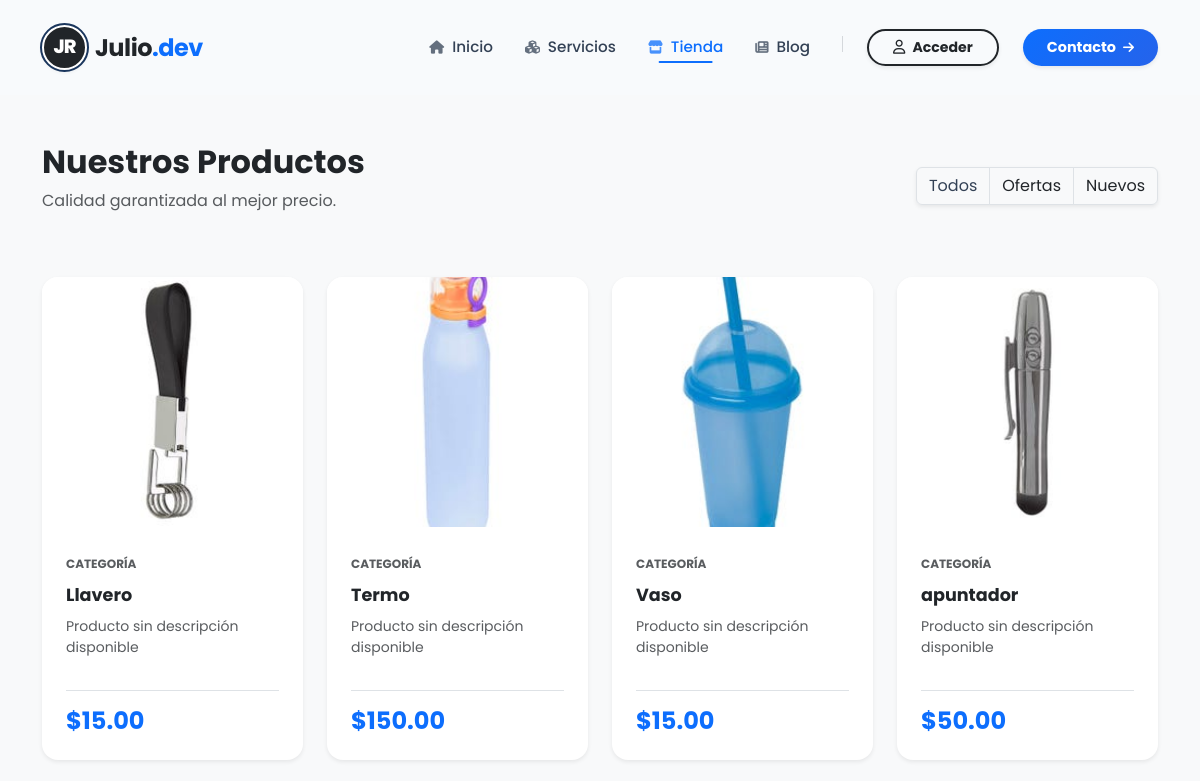
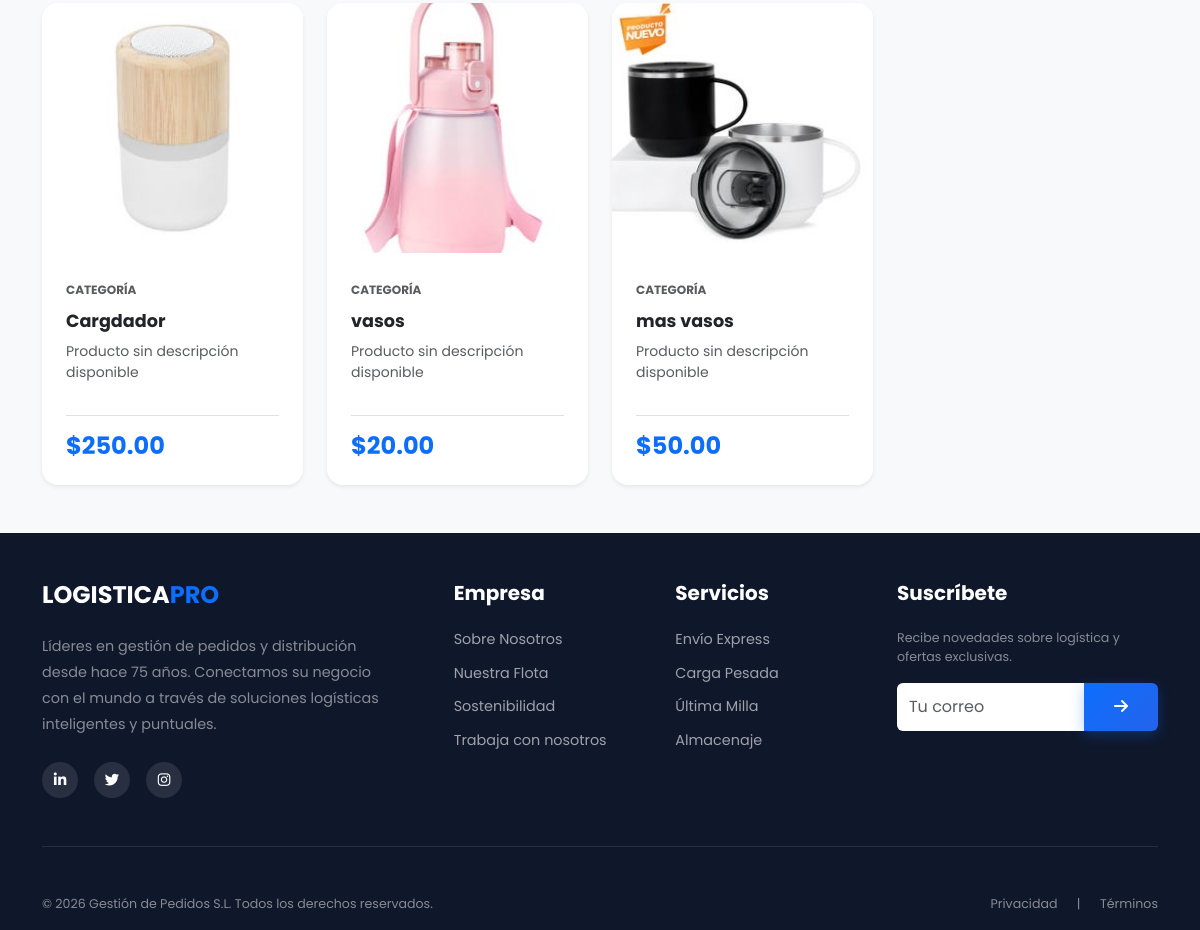
The app's page /tienda/, older data (2 pictures, top to bottom).
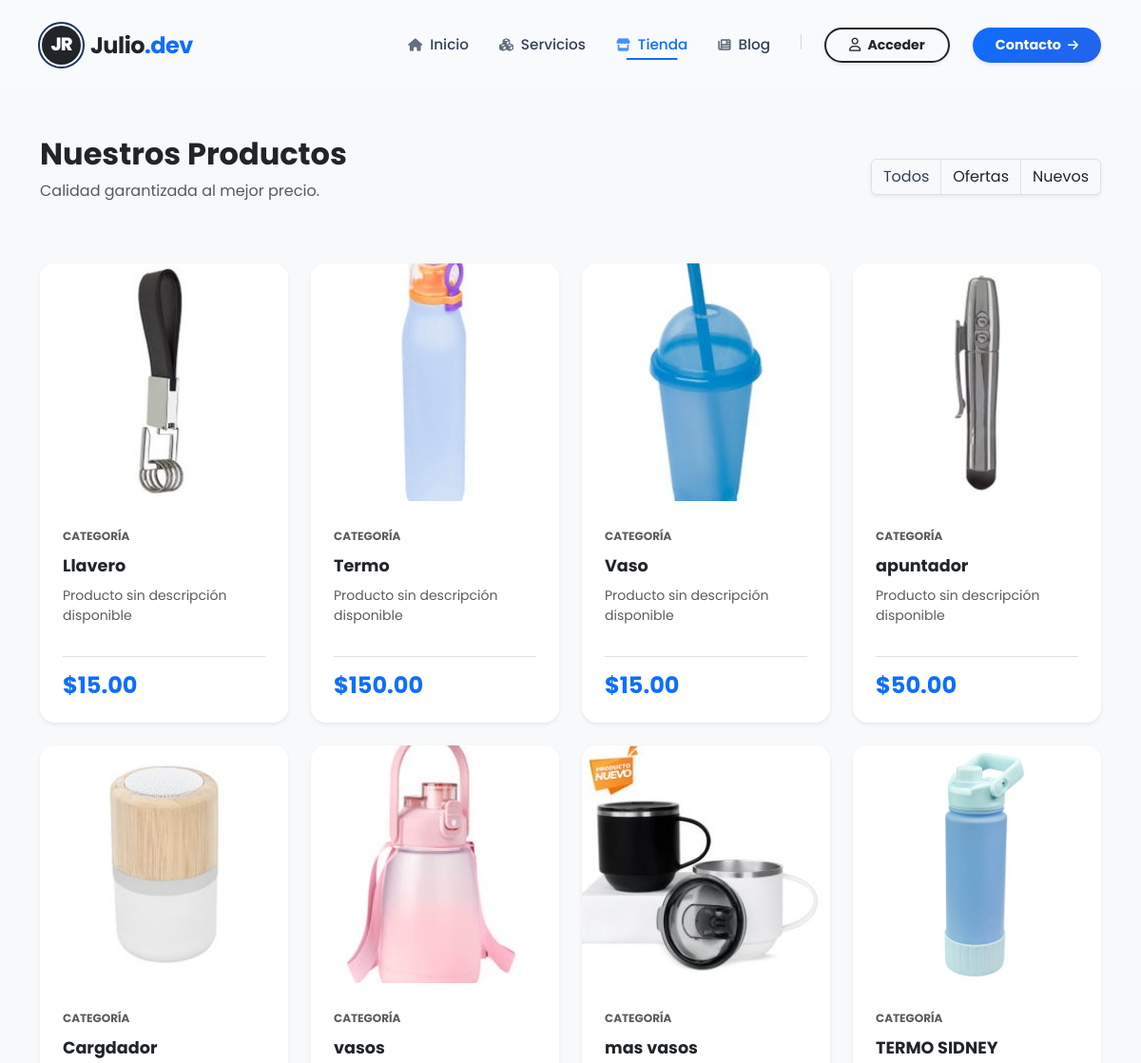
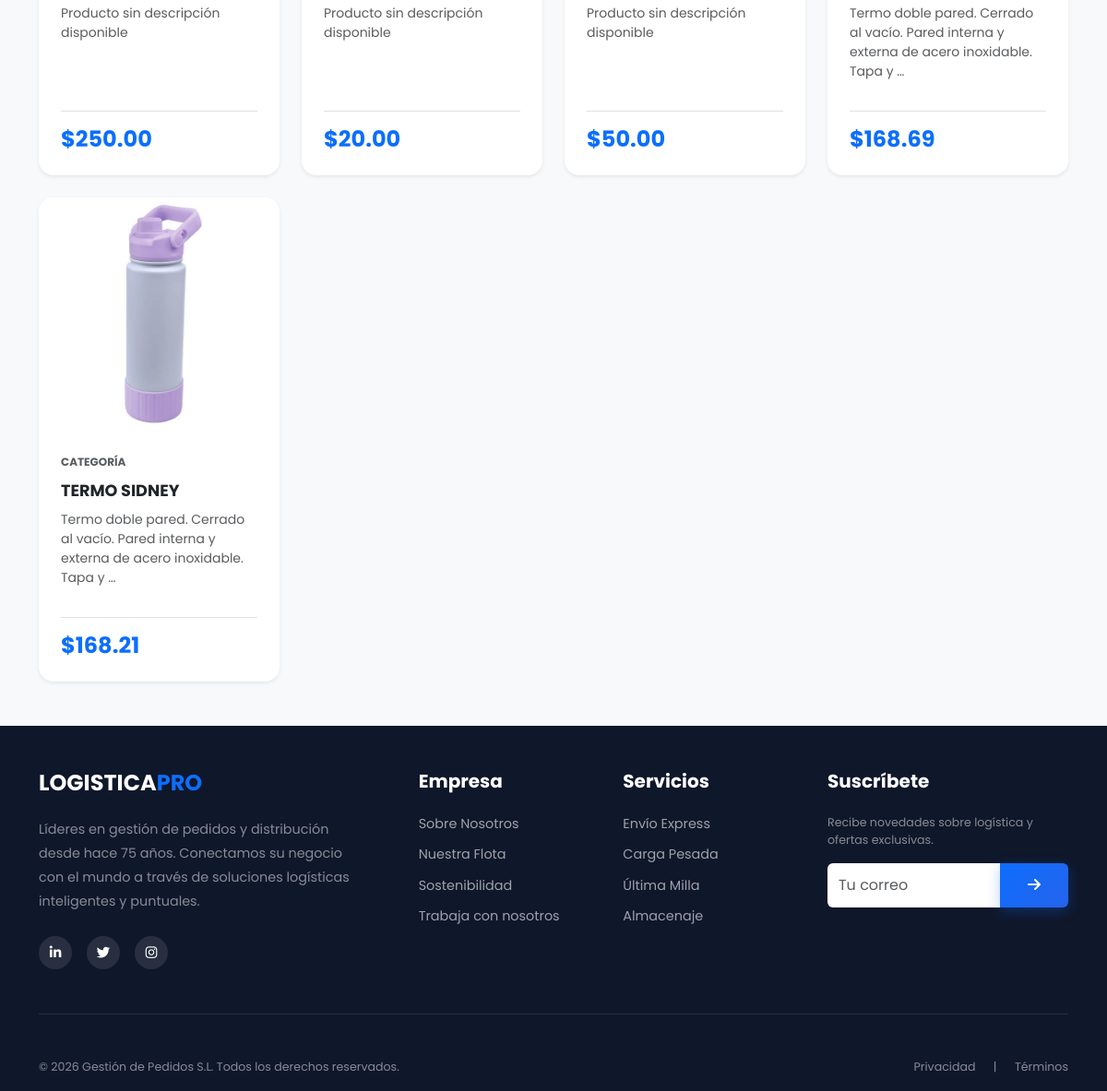
The same page, newer data (2 pictures, top to bottom).
### tienda/models.py (models this page shows, shortened)
class Producto(models.Model):
    nombre = models.CharField(max_length=50)
    precio = models.DecimalField(max_digits=10, decimal_places=2)
    descripcion = models.TextField(default='Producto sin descripción disponible')
    categoria = models.ForeignKey(CategoriaProd, on_delete=models.CASCADE)
    imagen = models.ImageField(upload_to='productos', null=True, blank=True)
    disponibilidad = models.BooleanField(default=True)
    create = models.DateField(auto_now_add=True)
    update = models.DateField(auto_now=True)
    class Meta:
        verbose_name = 'Producto'
        verbose_name_plural = 'Productos'

### tienda/views.py (the view)
# urls.py: path('tienda/', include('tienda.urls')), # Aplicacion de Tiendas
def tienda(request):
    productos = Producto.objects.all()
    return render(request, "tienda/tienda.html", {"productos": productos})

### appFrontend/templatetags/nav_tags.py (called while the page is built)
@register.simple_tag(takes_context=True)
def active_class(context, url_name):
    request = context['request']
    try:
        match = resolve(request.path_info)
        if match.url_name == url_name:
            return 'active'
    except:
        return ''
    return ''

### tienda/templates/tienda/tienda.html (shortened to what this page needs)
{% extends "appFrontend/indexMaster.html" %}
{% load static %}
{% block content %}
<section class="shop-section py-5 bg-light">
    <div class="container">
        <div class="row mb-5 align-items-center">
            <div class="col-lg-6">
                <h2 class="fw-bold text-dark">Nuestros Productos</h2>
                <p class="text-muted">Calidad garantizada al mejor precio.</p>
            </div>
            <div class="col-lg-6 text-lg-end">
                <div class="btn-group shadow-sm">
                    <button type="button" class="btn btn-white border active">Todos</button>
                    <button type="button" class="btn btn-white border">Ofertas</button>
                    <button type="button" class="btn btn-white border">Nuevos</button>
                </div>
            </div>
        </div>
        <div class="row g-4">
            {% for prod in productos %}
            <div class="col-sm-6 col-lg-4 col-xl-3">
                <div class="card product-card h-100 border-0 shadow-sm rounded-4 overflow-hidden position-relative">
                    <div class="product-img-wrap">
                        {% if prod.imagen %}
                            <img src="{{ prod.imagen.url }}" class="card-img-top" alt="{{ prod.nombre }}">
                        {% else %}
                            <img src="{% static 'appFrontend/img/no-image.jpg' %}" class="card-img-top" alt="Sin imagen">
                        {% endif %}
                    </div>
                    <div class="card-body p-4 d-flex flex-column">
                        <div class="mb-2">
                            <small class="text-uppercase text-muted fw-bold" style="font-size: 0.75rem;">Categoría</small>
                        </div>
                        <h5 class="card-title fw-bold text-dark mb-2">{{ prod.nombre|truncatechars:40 }}</h5>
                        <p class="card-text text-muted small flex-grow-1">
                            {{ prod.descripcion|truncatewords:15 }}
                        </p>
                        <div class="d-flex align-items-center justify-content-between mt-3 pt-3 border-top">
                            <span class="h4 mb-0 fw-bold text-primary">${{ prod.precio|floatformat:2 }}</span>
                        </div>
                    </div>
                </div>
            </div>
            {% endfor %}
        </div>
    </div>
</section>
{% endblock %}

### appFrontend/templates/appFrontend/indexMaster.html (shortened to what this page needs)
<!DOCTYPE html>
<html lang="es">
<head>
    {% load static %}
    {% load nav_tags %}
    <link href="{% static 'appFrontend/vendor/bootstrap/css/bootstrap.min.css' %}" rel="stylesheet" />
    <link rel="stylesheet" href="https://cdnjs.cloudflare.com/ajax/libs/font-awesome/6.4.0/css/all.min.css"
 />
    <link href="{% static 'appFrontend/css/gestion.css' %}" rel="stylesheet" />
</head>
<body>
    <nav class="navbar navbar-expand-lg sticky-top transition-all" id="mainNav">
        <div class="container">
            <a class="navbar-brand d-flex align-items-center gap-2" href="{% url 'home' %}">
                <div class="brand-monogram bg-dark text-white shadow-sm">
                    <span>JR</span>
                </div>
                <span class="fw-bold text-dark fs-4 tracking-tight">
                    Julio<span class="text-primary">.dev</span>
                </span>
            </a>
            <div class="collapse navbar-collapse" id="navbarResponsive">
                <ul class="navbar-nav ms-auto mb-2 mb-lg-0 align-items-center gap-lg-3">
                    <li class="nav-item">
                        <a class="nav-link fw-medium {% if request.path == '/' %}active{% endif %}"
                            href="{% url 'home' %}">
                            <i class="fas fa-home small me-1 opacity-75"></i> Inicio
                        </a>
                    </li>
                    <li class="nav-item">
                        <a class="nav-link fw-medium {% active_class 'servicios' %}" href="{% url 'servicios' %}">
                            <i class="fas fa-cubes small me-1 opacity-75"></i> Servicios
                        </a>
                    </li>
                    <li class="nav-item">
                        <a class="nav-link fw-medium {% active_class 'tienda' %}" href="{% url 'tienda' %}">
                            <i class="fas fa-store small me-1 opacity-75"></i> Tienda
                        </a>
                    </li>
                    <li class="nav-item">
                        <a class="nav-link fw-medium {% active_class 'blog' %}" href="{% url 'blog' %}">
                            <i class="fas fa-newspaper small me-1 opacity-75"></i> Blog
                        </a>
                    </li>
                    <li class="nav-item d-none d-lg-block">
                    </li>
                    {% if user.is_authenticated %}
                    <li class="nav-item dropdown mt-3 mt-lg-0">
                        <a class="nav-link dropdown-toggle fw-bold text-dark d-flex align-items-center gap-2" href="#"
                            id="navbarDropdown" role="button" data-bs-toggle="dropdown" aria-expanded="false">
                            <div class="bg-primary text-white rounded-circle d-flex align-items-center justify-content-center fw-bold shadow-sm"
                                style="width: 32px; height: 32px; font-size: 0.85rem;">
                                {{ user.username|slice:":1"|upper }}
                            </div>
                            <span>{{ user.username }}</span>
                        </a>
                        <ul class="dropdown-menu dropdown-menu-end shadow-lg border-0 rounded-3 mt-2"
                            aria-labelledby="navbarDropdown">
                            <li><a class="dropdown-item" href="#"><i class="fas fa-user me-2 text-primary"></i>Mi
                                    Perfil</a></li>
                            <li><a class="dropdown-item" href="#"><i class="fas fa-box me-2 text-primary"></i>Mis
                                    Pedidos</a></li>
                            <li>
                                <hr class="dropdown-divider">
                            </li>
                            <li><a class="dropdown-item text-danger" href="#"><i
                                        class="fas fa-sign-out-alt me-2"></i>Cerrar Sesión</a></li>
                        </ul>
                    </li>
                    {% else %}
                    <li class="nav-item mt-3 mt-lg-0">
                        <a class="btn btn-outline-dark rounded-pill px-4 fw-bold shadow-sm transition-all" href="#"
                            style="border-width: 2px; font-size: 0.88rem;">
                            <i class="far fa-user me-1"></i> Acceder
                        </a>
                    </li>
                    {% endif %}
                    <li class="nav-item mt-3 mt-lg-0">
                        <a class="btn btn-primary rounded-pill px-4 fw-bold shadow-sm btn-nav-cta ms-lg-2"
                            href="{% url 'contacto' %}">
                            Contacto <i class="fas fa-arrow-right ms-1 small"></i>
                        </a>
                    </li>
                </ul>
            </div>
        </div>
    </nav>
    {% block content %} {% endblock %}
    <footer class="footer-modern text-white pt-5 pb-3">
        <div class="container">
            <div class="row g-4 justify-content-between">
                <div class="col-lg-4 col-md-6">
                    <h3 class="h4 fw-bold text-white mb-4">LOGISTICA<span class="text-primary">PRO</span></h3>
                    <p class="text-white-50 mb-4" style="line-height: 1.8;">
                        Líderes en gestión de pedidos y distribución desde hace 75 años. Conectamos su negocio con el
                        mundo a través de soluciones logísticas inteligentes y puntuales.
                    </p>
                    <div class="d-flex gap-3">
                        <a href="#" class="social-btn"><i class="fab fa-linkedin-in"></i></a>
                        <a href="#" class="social-btn"><i class="fab fa-twitter"></i></a>
                        <a href="#" class="social-btn"><i class="fab fa-instagram"></i></a>
                    </div>
                </div>
                <div class="col-lg-2 col-md-6">
                    <h5 class="text-white fw-bold mb-4">Empresa</h5>
                    <ul class="list-unstyled footer-links">
                        <li><a href="#">Sobre Nosotros</a></li>
                        <li><a href="#">Nuestra Flota</a></li>
                        <li><a href="#">Sostenibilidad</a></li>
                        <li><a href="#">Trabaja con nosotros</a></li>
                    </ul>
                </div>
                <div class="col-lg-2 col-md-6">
                    <h5 class="text-white fw-bold mb-4">Servicios</h5>
                    <ul class="list-unstyled footer-links">
                        <li><a href="#">Envío Express</a></li>
                        <li><a href="#">Carga Pesada</a></li>
                        <li><a href="#">Última Milla</a></li>
                        <li><a href="#">Almacenaje</a></li>
                    </ul>
                </div>
                <div class="col-lg-3 col-md-6">
                    <h5 class="text-white fw-bold mb-4">Suscríbete</h5>
                    <p class="text-white-50 small mb-3">Recibe novedades sobre logística y ofertas exclusivas.</p>
                    <form action="#">
                        <div class="input-group mb-3">
                            <input type="email" class="form-control border-0" placeholder="Tu correo"
                                aria-label="Email">
                            <button class="btn btn-primary" type="button"><i class="fas fa-arrow-right"></i></button>
                        </div>
                    </form>
                </div>
            </div>
            <hr class="border-secondary my-5 opacity-25">
            <div class="row align-items-center">
                <div class="col-md-6 text-center text-md-start">
                    <p class="small text-white-50 mb-0">&copy; 2026 Gestión de Pedidos S.L. Todos los derechos
                        reservados.</p>
                </div>
                <div class="col-md-6 text-center text-md-end">
                    <ul class="list-inline small mb-0">
                        <li class="list-inline-item"><a href="#"
                                class="text-white-50 text-decoration-none">Privacidad</a></li>
                        <li class="list-inline-item"><span class="text-white-50 mx-2">|</span></li>
                        <li class="list-inline-item"><a href="#" class="text-white-50 text-decoration-none">Términos</a>
                        </li>
                    </ul>
                </div>
            </div>
        </div>
    </footer>
</body>
</html>

### appFrontend/static/appFrontend/css/gestion.css (style rules this page uses)
:root { --primary-color: #1a365d; --accent-color: #0d6efd; --accent-hover: #0b5ed7; --text-main: #334155; --text-muted: #64748b; --bg-light: #f8fafc; --bg-dark: #0f172a; --shadow-sm: 0 4px 6px rgba(0, 0, 0, 0.05); --shadow-md: 0 4px 20px rgba(0, 0, 0, 0.08); --shadow-lg: 0 15px 30px rgba(0, 0, 0, 0.1); --shadow-strong: 0 25px 50px -12px rgba(0, 0, 0, 0.25); --shadow-glow: 0 10px 20px rgba(13, 110, 253, 0.3); --transition-base: all 0.3s ease; --transition-bounce: all 0.3s cubic-bezier(0.175, 0.885, 0.32, 1.275); --transition-smooth: all 0.3s cubic-bezier(0.25, 0.8, 0.25, 1); }
body { font-family: "Poppins", sans-serif; background-color: var(--bg-light); color: var(--text-main); }
.tracking-tight { letter-spacing: -0.5px; }
.transition-all { transition: var(--transition-base); }
#mainNav { padding: 1.25rem 0; background-color: transparent; transition: var(--transition-base); }
.navbar-brand { text-decoration: none; }
.brand-monogram { width: 45px; height: 45px; border-radius: 50%; display: flex; align-items: center; justify-content: center; font-weight: 800; font-size: 1.2rem; letter-spacing: -1px; border: 2px solid #fff; outline: 2px solid var(--primary-color); }
.navbar-nav .nav-link { color: var(--text-main); font-size: 0.95rem; font-weight: 500; position: relative; padding: 6px 12px; transition: color 0.3s ease; border-radius: 8px; }
.navbar-nav .nav-link:hover, .navbar-nav .nav-link.active { color: var(--accent-color); }
.navbar-nav .nav-link::after { content: ""; position: absolute; width: 0; height: 2px; bottom: 2px; left: 50%; transform: translateX(-50%); background-color: var(--accent-color); transition: width 0.3s ease; border-radius: 2px; }
.navbar-nav .nav-link:hover::after, .navbar-nav .nav-link.active::after { width: 60%; }
.btn-primary { background: linear-gradient(135deg, var(--accent-color) 0%, #2563eb 100%); border: none; padding: 12px 30px; font-weight: 600; box-shadow: 0 4px 14px rgba(13, 110, 253, 0.3); transition: transform 0.25s ease, box-shadow 0.25s ease, background-color 0.25s ease; }
.btn-nav-cta { font-size: 0.9rem; padding: 8px 22px; border-radius: 50px; transition: transform 0.2s ease, box-shadow 0.2s ease; }
.shop-section { background-color: var(--bg-light); }
.product-card { transition: var(--transition-smooth); background: #fff; overflow: hidden; }
.product-img-wrap { position: relative; height: 250px; width: 100%; overflow: hidden; background-color: #fff; }
.product-img-wrap img { width: 100%; height: 100%; object-fit: cover; object-position: center; transition: transform 0.5s ease; }
.card-title { font-size: 1.1rem; line-height: 1.4; }
.footer-modern { background-color: var(--bg-dark); font-size: 0.9rem; }
.footer-links li { margin-bottom: 12px; }
.footer-links a { color: rgba(255, 255, 255, 0.6); text-decoration: none; transition: var(--transition-base); display: inline-block; }
.social-btn { width: 36px; height: 36px; background-color: rgba(255, 255, 255, 0.1); display: flex; align-items: center; justify-content: center; border-radius: 50%; color: white; transition: var(--transition-base); text-decoration: none; }

Row changes from the older to the newer data that the page shows:
added Producto: imagen (picture), nombre "TERMO SIDNEY", descripcion "Termo doble pared. Cerrado al vacío. Pared interna y externa de acero inoxidable. Tapa y …", precio "168.69"
added Producto: imagen (picture), nombre "TERMO SIDNEY", descripcion "Termo doble pared. Cerrado al vacío. Pared interna y externa de acero inoxidable. Tapa y …", precio "168.21"
